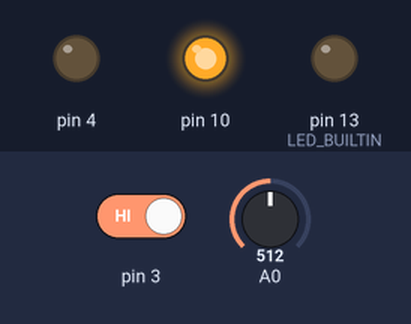
A sketch run on a simulated Arduino Uno, built with avr-gcc and run on an emulated ATmega328P. Parts: output pins drawn as LEDs (lit = HIGH). The test bench sets the inputs (shaded band); at power-on: pin 3 HIGH, A0 = 512. What the sketch prints to the serial monitor is not drawn.

Above: at 1.2 s.
1.3 s: pin 3 driven LOW
At 2.6 s:
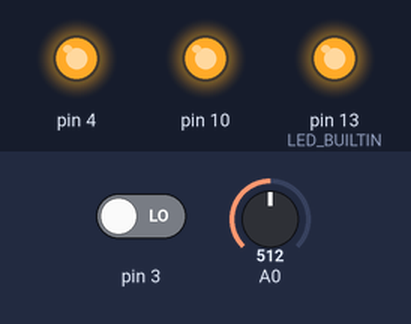
Timing chart, 0 to 4.3 s (numbered marks = the images above; inputs shaded):
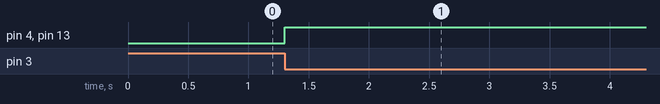

The sketch:

Multimeter.ino
```cpp
uint8_t cathode = 0;

void toggleCathode()
{
	cathode ^= 1;
	digitalWrite(4, cathode);
	digitalWrite(LED_BUILTIN, cathode);
}

void setup()
{
	pinMode(4, OUTPUT);
	digitalWrite(4, cathode);
	pinMode(LED_BUILTIN, OUTPUT);
	digitalWrite(LED_BUILTIN, cathode);

	pinMode(10, OUTPUT);
	digitalWrite(10, HIGH);

	Serial.begin(9600, SERIAL_8N1);

	attachInterrupt(digitalPinToInterrupt(3), toggleCathode, FALLING);
	interrupts();
}

void loop()
{
	delay(100);

	double value = analogRead(A0) / 1023.0;

	Serial.println(value, 10);
}
```

Measured:
- after the input at 1.3 s, pin 4, pin 13 (LED_BUILTIN): LOW → HIGH at once
